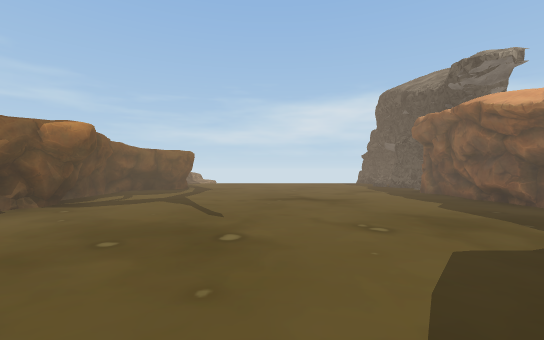
view 1 (above)

16 first-person views from a walk through a 3-D level made in the Unity game engine. The camera is 1.3 m above the floor, looks level and sees 90° across. The floor is counted in squares, 2 m on a side. Each view is taken from the middle of a square. On the plan, view 1 faces up. The plan holds only what a view shows up to about 9 squares ahead; the rest is blank. The place goes on beyond the plan. The player is left out. Some surface patterns are stand-ins.

view 2
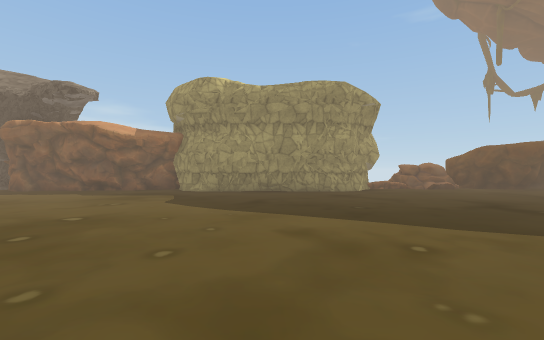

view 3
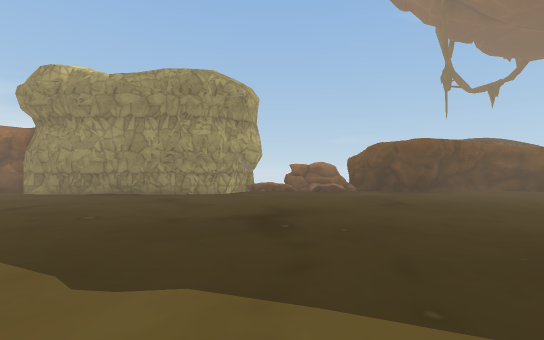

view 4
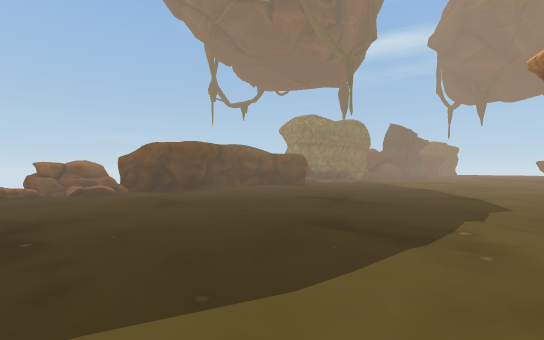

view 5
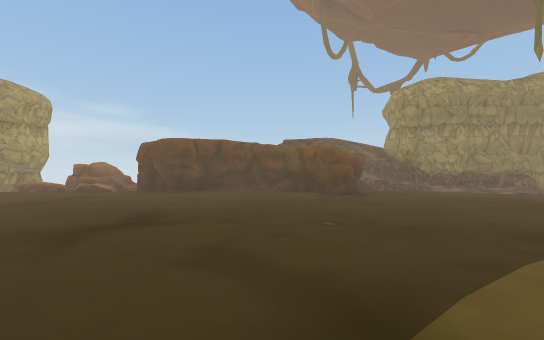

view 6
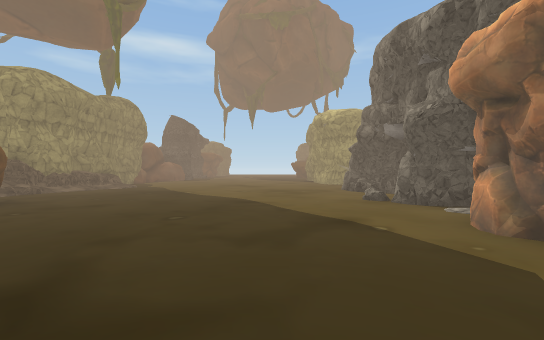

view 7
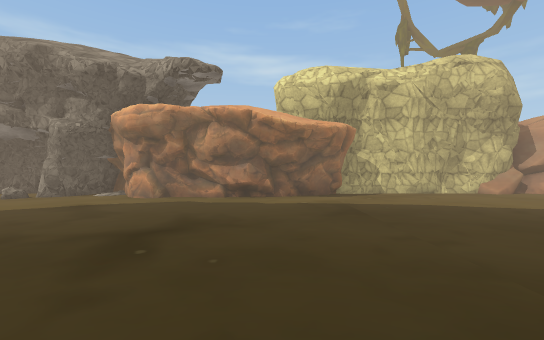

view 8
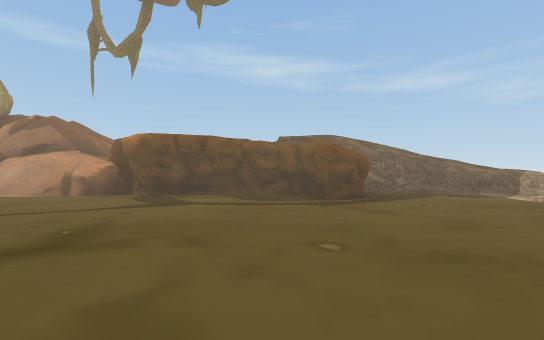

view 9
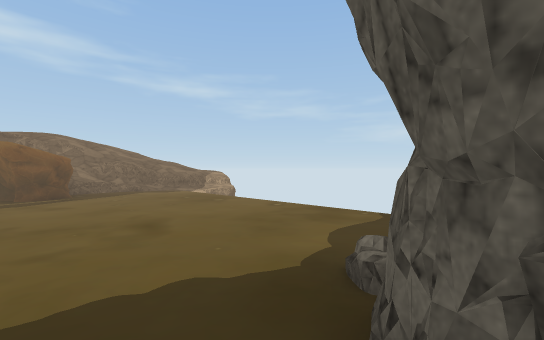

view 10
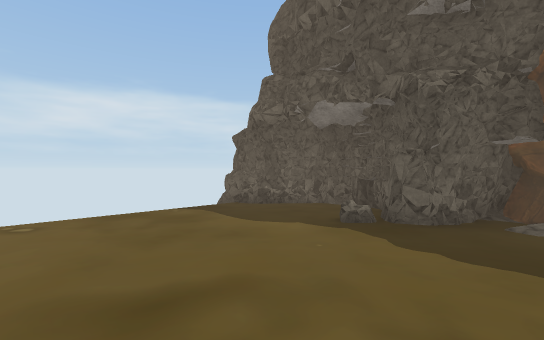

view 11
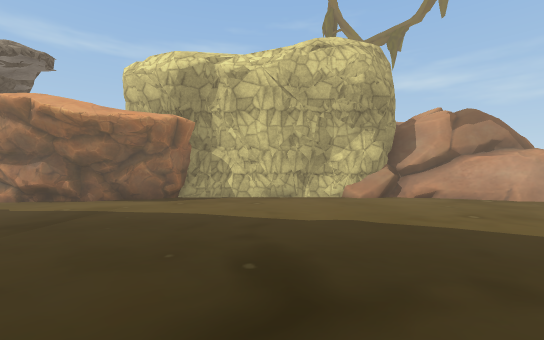

view 12
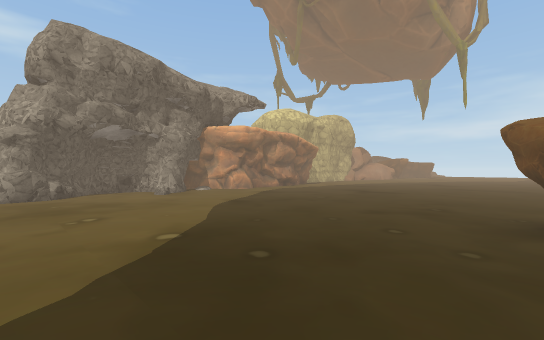

view 13
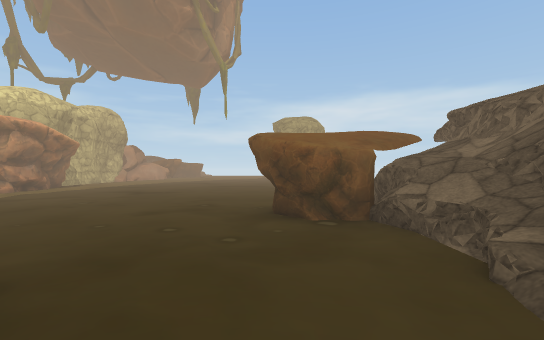

view 14
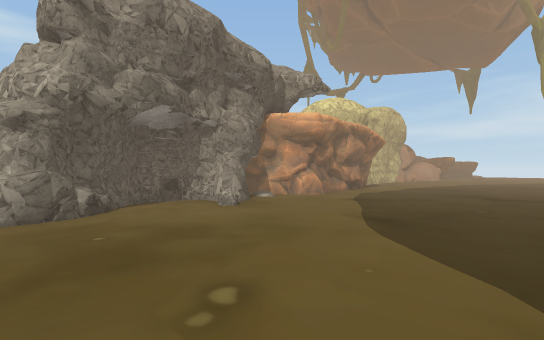

view 15
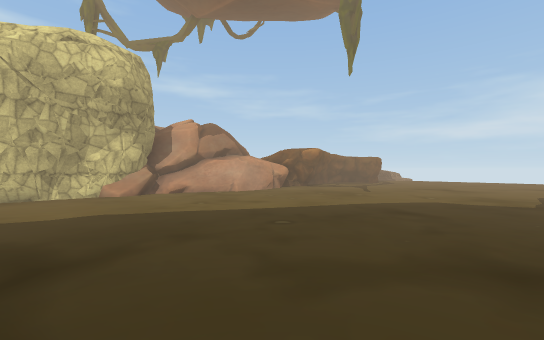

view 16
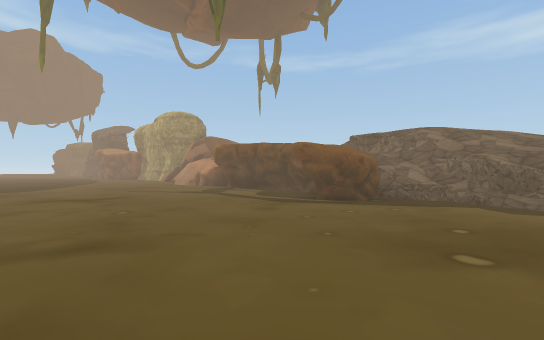

### Floor plan
Key: @ floor where view 1 was taken; # wall or solid block; . main floor; : floor 2.25 m higher than the main floor; / step, stairs or slope; = window, fence, low wall or low ledge; ^ raised ledge; R rock.
Columns run from 6 left of view 1 to 8 right of it. Each row starts with its distance up from view 1.
 14  =.       ##
 13 :=.........##
 12 ##..........#
 11 #=........=.#
 10 ==##.......##
  9 #^##......./#
  8  #.........##
  7  #.........#
  6  ##........#
  5   #........#
  4   #........#
  3   #........#
  2   #........#
  1  ##.......##
  0  #....@...##
 -1  #.........#
 -2  #.........#
 -3  #.........###
 -4  #........./R=
 -5  #........./RR
 -6  #........./R
 -7  ##.........#
 -8   #........##
 -9   #........##
-10   #.........#
-11  ##/........#
-12  #/........#^==
-13  ##.......##^=#
-14  ##.........==
-15  #..........##
-16  ##.........#
-17   #......../#

Where each view was taken, in squares from view 1:
view 1: 0 up, 0 right, facing up
view 2: 0 up, 4 left, facing right
view 3: 4 down, 3 left, facing right
view 4: 4 down, 3 left, facing down-right
view 5: 11 down, 3 left, facing right
view 6: 8 down, 1 left, facing down
view 7: 8 down, 3 right, facing left
view 8: 8 up, 3 right, facing left
view 9: 9 up, 5 right, facing up-left
view 10: 9 up, 1 right, facing up-right
view 11: 4 down, 2 right, facing left
view 12: 17 down, 4 right, facing up-left
view 13: 17 down, 4 right, facing up
view 14: 17 down, 1 right, facing up-left
view 15: 4 down, 3 right, facing up-left
view 16: 13 up, 2 right, facing down-left
